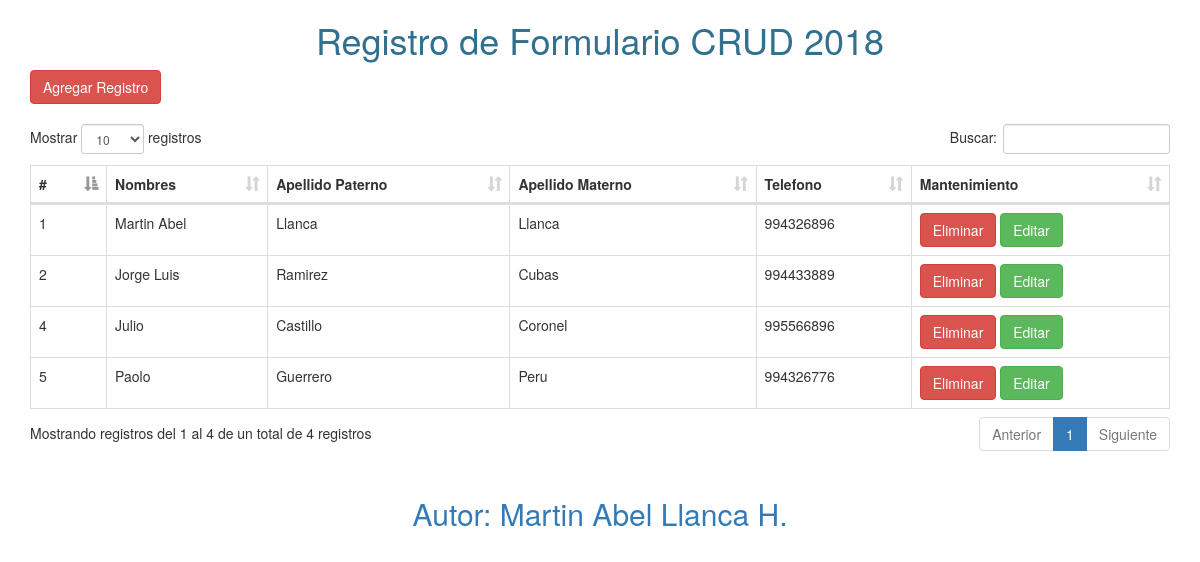
The page / on the database its author committed.
### tables this page shows
CREATE TABLE `usuario` (
  `Id` int(5) NOT NULL AUTO_INCREMENT,
  `Nombres` varchar(50) NOT NULL,
  `Appat` varchar(50) NOT NULL,
  `Apmat` varchar(50) NOT NULL,
  `Fono` varchar(10) NOT NULL,
  PRIMARY KEY (`Id`)
);

### Brands.php (called while the page is built, shortened)
<?php
class Brands
{
	protected $data;
	function __construct()
	{
		$this->data=array();
	}
    public function getBrands(){
			$query = "SELECT * FROM `usuario`LIMIT 50;";
			$result = mysql_query($query) ;
			while ($rows=mysql_fetch_object($result)) {
				$this->data[]=$rows;
			}
			return $this->data;
    }
}

### list_brands.php (the view, shortened to what this page needs)
<h1 class="text-info text-center">Registro de Formulario CRUD 2018</h1>
<a href="add_form.php" id="btn-new" class="btn btn-danger">Agregar Registro</a>
<br>
<br>
	<table id="mytable" class="table table-bordered table-hover">
		<thead>
			<tr>
				<th>#</th>
				<th>Nombres</th>
				<th>Apellido Paterno</th>
				<th>Apellido Materno</th>
				<th>Telefono</th>
				<th>Mantenimiento</th>
			</tr>
		</thead>
		<tbody>
			<?php
			require "Brands.php";
			$brands = new Brands();
			$rows = $brands->getBrands();
			for ($i=0; $i <count($rows) ; $i++) {
			?>
			<tr>
				<td><?php echo $rows[$i]->Id ?></td>
				<td><?php echo $rows[$i]->Nombres ?></td>
				<td><?php echo $rows[$i]->Appat ?></td>
				<td><?php echo $rows[$i]->Apmat ?></td>
				<td><?php echo $rows[$i]->Fono ?></td>
				<td>
					<a href="" id="<?php echo $rows[$i]->Id ?>"  class="btn btn-danger btn-delete">Eliminar</a>
					<a href="edit_form.php?id=<?php echo $rows[$i]->Id ?>" class="btn btn-success">Editar</a>
				</td>
			</tr>
			<?php
		}
			?>
		</tbody>
	</table>

### header.php (shortened to what this page needs)
<!DOCTYPE html>
<html>
<head>
	<link rel="stylesheet" href="css/bootstrap.min.css">
	<link rel="stylesheet" href="js/datatable/dataTables.bootstrap.css">
</head>
<body>

### index.php
<?php
include "header.php";
 ?>
<div class="container">
<?php  require "list_brands.php" ?>
</div>
<br>
<?php require "footer.php" ?>

### footer.php
<footer>
<div class="text-center text-primary"><h2>Autor: Martin Abel Llanca H.</h2></div>
</footer>
</body>
</html>

### rows shown on the page
usuario: Id "1", Nombres "Martin Abel", Appat "Llanca", Apmat "Llanca", Fono "994326896"
usuario: Id "2", Nombres "Jorge Luis", Appat "Ramirez", Apmat "Cubas", Fono "994433889"
usuario: Id "4", Nombres "Julio", Appat "Castillo", Apmat "Coronel", Fono "995566896"
usuario: Id "5", Nombres "Paolo", Appat "Guerrero", Apmat "Peru", Fono "994326776"
